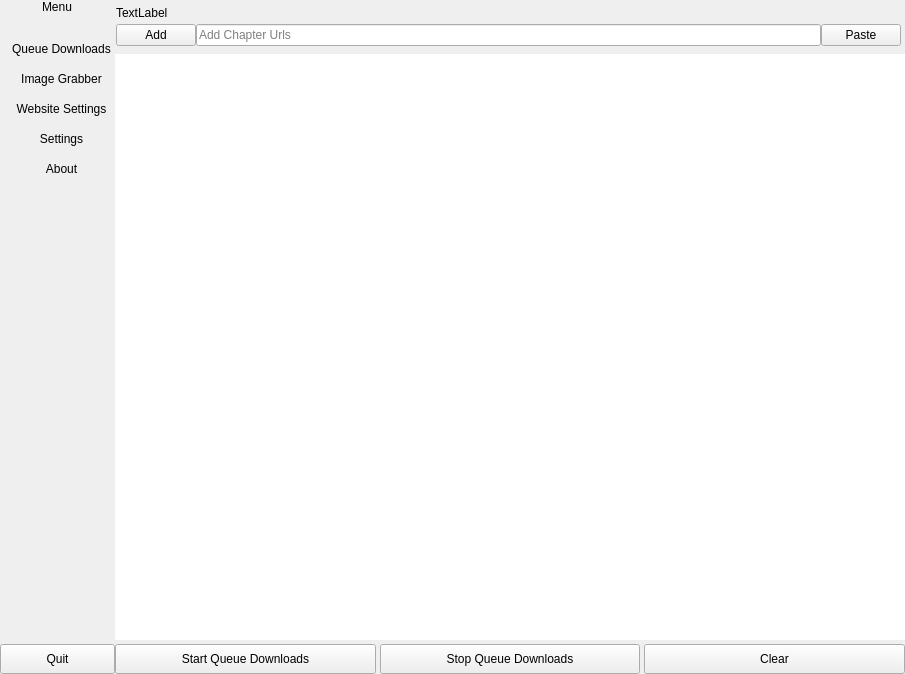
<?xml version="1.0" encoding="UTF-8"?>
<ui version="4.0">
 <class>MainWindow</class>
 <widget class="QMainWindow" name="MainWindow">
  <property name="geometry">
   <rect>
    <x>0</x>
    <y>0</y>
    <width>905</width>
    <height>674</height>
   </rect>
  </property>
  <property name="windowTitle">
   <string>MainWindow</string>
  </property>
  <widget class="QWidget" name="centralwidget">
   <layout class="QHBoxLayout" name="horizontalLayout">
    <property name="spacing">
     <number>0</number>
    </property>
    <property name="leftMargin">
     <number>0</number>
    </property>
    <property name="topMargin">
     <number>0</number>
    </property>
    <property name="rightMargin">
     <number>0</number>
    </property>
    <property name="bottomMargin">
     <number>0</number>
    </property>
    <item>
     <widget class="QFrame" name="main_side_menu_frame">
      <property name="frameShape">
       <enum>QFrame::Shape::NoFrame</enum>
      </property>
      <property name="frameShadow">
       <enum>QFrame::Shadow::Plain</enum>
      </property>
      <property name="lineWidth">
       <number>0</number>
      </property>
      <layout class="QVBoxLayout" name="verticalLayout">
       <property name="spacing">
        <number>0</number>
       </property>
       <property name="leftMargin">
        <number>0</number>
       </property>
       <property name="topMargin">
        <number>0</number>
       </property>
       <property name="rightMargin">
        <number>0</number>
       </property>
       <property name="bottomMargin">
        <number>0</number>
       </property>
       <item alignment="Qt::AlignmentFlag::AlignHCenter|Qt::AlignmentFlag::AlignVCenter">
        <widget class="QLabel" name="label">
         <property name="text">
          <string>Menu</string>
         </property>
        </widget>
       </item>
       <item alignment="Qt::AlignmentFlag::AlignHCenter|Qt::AlignmentFlag::AlignVCenter">
        <widget class="QFrame" name="stacked_buttons_Frame">
         <property name="lineWidth">
          <number>0</number>
         </property>
         <layout class="QVBoxLayout" name="verticalLayout_2">
          <property name="spacing">
           <number>0</number>
          </property>
          <property name="leftMargin">
           <number>8</number>
          </property>
          <property name="topMargin">
           <number>20</number>
          </property>
          <property name="rightMargin">
           <number>0</number>
          </property>
          <property name="bottomMargin">
           <number>0</number>
          </property>
          <item>
           <widget class="QPushButton" name="queue_downloads_bt">
            <property name="minimumSize">
             <size>
              <width>0</width>
              <height>30</height>
             </size>
            </property>
            <property name="text">
             <string>Queue Downloads</string>
            </property>
            <property name="checkable">
             <bool>true</bool>
            </property>
            <property name="autoExclusive">
             <bool>true</bool>
            </property>
            <property name="flat">
             <bool>true</bool>
            </property>
           </widget>
          </item>
          <item>
           <widget class="QPushButton" name="url_image_grabber_bt">
            <property name="minimumSize">
             <size>
              <width>0</width>
              <height>30</height>
             </size>
            </property>
            <property name="text">
             <string>Image Grabber</string>
            </property>
            <property name="checkable">
             <bool>true</bool>
            </property>
            <property name="autoExclusive">
             <bool>true</bool>
            </property>
            <property name="flat">
             <bool>true</bool>
            </property>
           </widget>
          </item>
          <item>
           <widget class="QPushButton" name="website_settings_bt">
            <property name="minimumSize">
             <size>
              <width>0</width>
              <height>30</height>
             </size>
            </property>
            <property name="text">
             <string>Website Settings</string>
            </property>
            <property name="checkable">
             <bool>true</bool>
            </property>
            <property name="autoExclusive">
             <bool>true</bool>
            </property>
            <property name="flat">
             <bool>true</bool>
            </property>
           </widget>
          </item>
          <item>
           <widget class="QPushButton" name="settings_bt">
            <property name="minimumSize">
             <size>
              <width>0</width>
              <height>30</height>
             </size>
            </property>
            <property name="text">
             <string>Settings</string>
            </property>
            <property name="checkable">
             <bool>true</bool>
            </property>
            <property name="autoExclusive">
             <bool>true</bool>
            </property>
            <property name="flat">
             <bool>true</bool>
            </property>
           </widget>
          </item>
          <item>
           <widget class="QPushButton" name="about_bt">
            <property name="minimumSize">
             <size>
              <width>0</width>
              <height>30</height>
             </size>
            </property>
            <property name="text">
             <string>About</string>
            </property>
            <property name="checkable">
             <bool>true</bool>
            </property>
            <property name="autoExclusive">
             <bool>true</bool>
            </property>
            <property name="flat">
             <bool>true</bool>
            </property>
           </widget>
          </item>
         </layout>
        </widget>
       </item>
       <item>
        <spacer name="verticalSpacer">
         <property name="orientation">
          <enum>Qt::Orientation::Vertical</enum>
         </property>
         <property name="sizeHint" stdset="0">
          <size>
           <width>20</width>
           <height>40</height>
          </size>
         </property>
        </spacer>
       </item>
       <item>
        <widget class="QPushButton" name="quit_bt">
         <property name="minimumSize">
          <size>
           <width>0</width>
           <height>30</height>
          </size>
         </property>
         <property name="text">
          <string>Quit</string>
         </property>
        </widget>
       </item>
      </layout>
     </widget>
    </item>
    <item>
     <widget class="QStackedWidget" name="main_body_stackedWidget">
      <property name="currentIndex">
       <number>0</number>
      </property>
      <widget class="QWidget" name="queue_downloads_page_2">
       <layout class="QHBoxLayout" name="horizontalLayout_19">
        <property name="spacing">
         <number>0</number>
        </property>
        <property name="leftMargin">
         <number>0</number>
        </property>
        <property name="topMargin">
         <number>0</number>
        </property>
        <property name="rightMargin">
         <number>0</number>
        </property>
        <property name="bottomMargin">
         <number>0</number>
        </property>
        <item>
         <widget class="QFrame" name="chapterListFrame_gc">
          <layout class="QVBoxLayout" name="verticalLayout_7">
           <property name="spacing">
            <number>4</number>
           </property>
           <property name="leftMargin">
            <number>0</number>
           </property>
           <property name="topMargin">
            <number>0</number>
           </property>
           <property name="rightMargin">
            <number>0</number>
           </property>
           <property name="bottomMargin">
            <number>0</number>
           </property>
           <item>
            <widget class="QFrame" name="verticalFrame">
             <layout class="QVBoxLayout" name="verticalLayout_12">
              <property name="spacing">
               <number>4</number>
              </property>
              <property name="leftMargin">
               <number>1</number>
              </property>
              <property name="topMargin">
               <number>6</number>
              </property>
              <property name="rightMargin">
               <number>4</number>
              </property>
              <property name="bottomMargin">
               <number>4</number>
              </property>
              <item>
               <widget class="QLabel" name="lb_quide_add_urls_qd">
                <property name="text">
                 <string>TextLabel</string>
                </property>
               </widget>
              </item>
              <item>
               <widget class="QFrame" name="horizontalFrame_6">
                <layout class="QHBoxLayout" name="horizontalLayout_9">
                 <property name="spacing">
                  <number>0</number>
                 </property>
                 <property name="leftMargin">
                  <number>0</number>
                 </property>
                 <property name="topMargin">
                  <number>0</number>
                 </property>
                 <property name="rightMargin">
                  <number>0</number>
                 </property>
                 <property name="bottomMargin">
                  <number>0</number>
                 </property>
                 <item alignment="Qt::AlignmentFlag::AlignLeft">
                  <widget class="QPushButton" name="bt_add_chapters_qd">
                   <property name="text">
                    <string>Add</string>
                   </property>
                  </widget>
                 </item>
                 <item>
                  <widget class="QLineEdit" name="le_add_chapter_urls_qd">
                   <property name="sizePolicy">
                    <sizepolicy hsizetype="Expanding" vsizetype="Fixed">
                     <horstretch>0</horstretch>
                     <verstretch>0</verstretch>
                    </sizepolicy>
                   </property>
                   <property name="toolTip">
                    <string>&lt;html&gt;&lt;head/&gt;&lt;body&gt;&lt;p&gt;&lt;br/&gt;&lt;/p&gt;&lt;/body&gt;&lt;/html&gt;</string>
                   </property>
                   <property name="placeholderText">
                    <string>Add Chapter Urls</string>
                   </property>
                   <property name="clearButtonEnabled">
                    <bool>true</bool>
                   </property>
                  </widget>
                 </item>
                 <item>
                  <widget class="QPushButton" name="bt_paste_qd">
                   <property name="text">
                    <string>Paste</string>
                   </property>
                  </widget>
                 </item>
                </layout>
               </widget>
              </item>
             </layout>
            </widget>
           </item>
           <item>
            <widget class="QFrame" name="verticalFrame_3">
             <layout class="QVBoxLayout" name="verticalLayout_8">
              <property name="spacing">
               <number>4</number>
              </property>
              <property name="leftMargin">
               <number>0</number>
              </property>
              <property name="topMargin">
               <number>0</number>
              </property>
              <property name="rightMargin">
               <number>0</number>
              </property>
              <property name="bottomMargin">
               <number>0</number>
              </property>
              <item>
               <widget class="QListWidget" name="listWidget_queue_downloads_gc">
                <property name="frameShape">
                 <enum>QFrame::Shape::NoFrame</enum>
                </property>
                <property name="selectionMode">
                 <enum>QAbstractItemView::SelectionMode::MultiSelection</enum>
                </property>
               </widget>
              </item>
             </layout>
            </widget>
           </item>
           <item>
            <widget class="QFrame" name="horizontalFrame_7">
             <layout class="QHBoxLayout" name="horizontalLayout_10">
              <property name="spacing">
               <number>4</number>
              </property>
              <property name="leftMargin">
               <number>0</number>
              </property>
              <property name="topMargin">
               <number>0</number>
              </property>
              <property name="rightMargin">
               <number>0</number>
              </property>
              <property name="bottomMargin">
               <number>0</number>
              </property>
              <item>
               <widget class="QPushButton" name="bt_start_queue_downloads_qd">
                <property name="minimumSize">
                 <size>
                  <width>0</width>
                  <height>30</height>
                 </size>
                </property>
                <property name="text">
                 <string>Start Queue Downloads</string>
                </property>
               </widget>
              </item>
              <item>
               <widget class="QPushButton" name="bt_stop_queue_downloads_qd">
                <property name="minimumSize">
                 <size>
                  <width>0</width>
                  <height>30</height>
                 </size>
                </property>
                <property name="text">
                 <string>Stop Queue Downloads</string>
                </property>
               </widget>
              </item>
              <item>
               <widget class="QPushButton" name="bt_clear_queue_gd">
                <property name="minimumSize">
                 <size>
                  <width>0</width>
                  <height>30</height>
                 </size>
                </property>
                <property name="text">
                 <string>Clear</string>
                </property>
               </widget>
              </item>
             </layout>
            </widget>
           </item>
          </layout>
         </widget>
        </item>
       </layout>
      </widget>
      <widget class="QWidget" name="Image_Grabber_3">
       <layout class="QVBoxLayout" name="verticalLayout_13">
        <property name="spacing">
         <number>0</number>
        </property>
        <property name="leftMargin">
         <number>0</number>
        </property>
        <property name="topMargin">
         <number>0</number>
        </property>
        <property name="rightMargin">
         <number>0</number>
        </property>
        <property name="bottomMargin">
         <number>0</number>
        </property>
        <item>
         <widget class="QFrame" name="horizontalFrame_11">
          <layout class="QHBoxLayout" name="horizontalLayout_14">
           <property name="spacing">
            <number>0</number>
           </property>
           <property name="leftMargin">
            <number>0</number>
           </property>
           <property name="topMargin">
            <number>0</number>
           </property>
           <property name="rightMargin">
            <number>0</number>
           </property>
           <property name="bottomMargin">
            <number>0</number>
           </property>
           <item>
            <widget class="QPushButton" name="bt_get_uig">
             <property name="text">
              <string>Get</string>
             </property>
            </widget>
           </item>
           <item>
            <widget class="QLineEdit" name="lineEdit_get_uig">
             <property name="placeholderText">
              <string>add chapter page url</string>
             </property>
             <property name="clearButtonEnabled">
              <bool>true</bool>
             </property>
            </widget>
           </item>
           <item>
            <widget class="QPushButton" name="bt_paste_uig">
             <property name="text">
              <string>Paste</string>
             </property>
            </widget>
           </item>
          </layout>
         </widget>
        </item>
        <item>
         <widget class="QFrame" name="chapterListFrame_uig">
          <layout class="QVBoxLayout" name="verticalLayout_9">
           <property name="spacing">
            <number>0</number>
           </property>
           <property name="leftMargin">
            <number>0</number>
           </property>
           <property name="topMargin">
            <number>0</number>
           </property>
           <property name="rightMargin">
            <number>0</number>
           </property>
           <property name="bottomMargin">
            <number>0</number>
           </property>
           <item>
            <widget class="QFrame" name="horizontalFrame_8">
             <layout class="QHBoxLayout" name="horizontalLayout_8">
              <property name="leftMargin">
               <number>0</number>
              </property>
              <property name="topMargin">
               <number>0</number>
              </property>
              <property name="rightMargin">
               <number>0</number>
              </property>
              <property name="bottomMargin">
               <number>0</number>
              </property>
             </layout>
            </widget>
           </item>
           <item>
            <widget class="QFrame" name="horizontalFrame_9">
             <property name="sizePolicy">
              <sizepolicy hsizetype="Preferred" vsizetype="Preferred">
               <horstretch>0</horstretch>
               <verstretch>0</verstretch>
              </sizepolicy>
             </property>
             <layout class="QHBoxLayout" name="horizontalLayout_12">
              <property name="spacing">
               <number>4</number>
              </property>
              <property name="leftMargin">
               <number>0</number>
              </property>
              <property name="topMargin">
               <number>0</number>
              </property>
              <property name="rightMargin">
               <number>0</number>
              </property>
              <property name="bottomMargin">
               <number>0</number>
              </property>
             </layout>
            </widget>
           </item>
           <item>
            <widget class="QFrame" name="verticalFrame_4">
             <layout class="QVBoxLayout" name="verticalLayout_10">
              <property name="spacing">
               <number>4</number>
              </property>
              <property name="leftMargin">
               <number>0</number>
              </property>
              <property name="topMargin">
               <number>0</number>
              </property>
              <property name="rightMargin">
               <number>0</number>
              </property>
              <property name="bottomMargin">
               <number>0</number>
              </property>
              <item>
               <widget class="QListWidget" name="listWidget_urls_ig">
                <property name="focusPolicy">
                 <enum>Qt::FocusPolicy::StrongFocus</enum>
                </property>
                <property name="frameShape">
                 <enum>QFrame::Shape::NoFrame</enum>
                </property>
                <property name="selectionMode">
                 <enum>QAbstractItemView::SelectionMode::MultiSelection</enum>
                </property>
               </widget>
              </item>
             </layout>
            </widget>
           </item>
           <item>
            <widget class="QFrame" name="horizontalFrame_10">
             <layout class="QHBoxLayout" name="horizontalLayout_13">
              <property name="spacing">
               <number>4</number>
              </property>
              <property name="leftMargin">
               <number>0</number>
              </property>
              <property name="topMargin">
               <number>0</number>
              </property>
              <property name="rightMargin">
               <number>0</number>
              </property>
              <property name="bottomMargin">
               <number>0</number>
              </property>
              <item>
               <widget class="QPushButton" name="bt_download_chapters_uig">
                <property name="minimumSize">
                 <size>
                  <width>0</width>
                  <height>30</height>
                 </size>
                </property>
                <property name="text">
                 <string>Download</string>
                </property>
               </widget>
              </item>
              <item>
               <widget class="QPushButton" name="bt_remove_chapters_uig">
                <property name="minimumSize">
                 <size>
                  <width>0</width>
                  <height>30</height>
                 </size>
                </property>
                <property name="text">
                 <string>Remove</string>
                </property>
               </widget>
              </item>
             </layout>
            </widget>
           </item>
          </layout>
         </widget>
        </item>
       </layout>
      </widget>
      <widget class="QWidget" name="Settings">
       <layout class="QGridLayout" name="gridLayout">
        <item row="0" column="0">
         <widget class="QGroupBox" name="groupBox">
          <property name="sizePolicy">
           <sizepolicy hsizetype="Preferred" vsizetype="Fixed">
            <horstretch>0</horstretch>
            <verstretch>0</verstretch>
           </sizepolicy>
          </property>
          <property name="title">
           <string>Downloads Path</string>
          </property>
          <layout class="QHBoxLayout" name="horizontalLayout_2">
           <item>
            <widget class="QPushButton" name="bt_select_output_bath">
             <property name="text">
              <string>Select Path</string>
             </property>
            </widget>
           </item>
           <item>
            <widget class="QLineEdit" name="le_output_path">
             <property name="text">
              <string/>
             </property>
             <property name="readOnly">
              <bool>true</bool>
             </property>
             <property name="placeholderText">
              <string>path</string>
             </property>
            </widget>
           </item>
          </layout>
         </widget>
        </item>
       </layout>
      </widget>
      <widget class="QWidget" name="website_settings_page_ws">
       <layout class="QVBoxLayout" name="verticalLayout_6">
        <item>
         <widget class="QFrame" name="horizontalFrame">
          <layout class="QHBoxLayout" name="horizontalLayout_3">
           <property name="spacing">
            <number>0</number>
           </property>
           <item>
            <widget class="QFrame" name="verticalFrame_2">
             <property name="maximumSize">
              <size>
               <width>250</width>
               <height>16777215</height>
              </size>
             </property>
             <layout class="QVBoxLayout" name="verticalLayout_5">
              <property name="spacing">
               <number>0</number>
              </property>
              <property name="leftMargin">
               <number>0</number>
              </property>
              <property name="topMargin">
               <number>0</number>
              </property>
              <property name="rightMargin">
               <number>0</number>
              </property>
              <property name="bottomMargin">
               <number>0</number>
              </property>
              <item>
               <widget class="QFrame" name="horizontalFrame">
                <layout class="QHBoxLayout" name="horizontalLayout_4">
                 <property name="spacing">
                  <number>0</number>
                 </property>
                 <property name="leftMargin">
                  <number>1</number>
                 </property>
                 <property name="topMargin">
                  <number>1</number>
                 </property>
                 <property name="rightMargin">
                  <number>1</number>
                 </property>
                 <property name="bottomMargin">
                  <number>1</number>
                 </property>
                 <item>
                  <widget class="QLineEdit" name="le_add_website_ws">
                   <property name="placeholderText">
                    <string>websiteName.com</string>
                   </property>
                  </widget>
                 </item>
                 <item>
                  <widget class="QPushButton" name="bt_add_website_ws">
                   <property name="text">
                    <string>Add</string>
                   </property>
                  </widget>
                 </item>
                </layout>
               </widget>
              </item>
              <item>
               <widget class="QListWidget" name="listWidget_ws"/>
              </item>
             </layout>
            </widget>
           </item>
           <item alignment="Qt::AlignmentFlag::AlignTop">
            <widget class="QStackedWidget" name="verticalStackedWidget_ws">
             <property name="minimumSize">
              <size>
               <width>33</width>
               <height>0</height>
              </size>
             </property>
             <widget class="QWidget" name="web_config_stacked_ws">
              <layout class="QVBoxLayout" name="verticalLayout_4">
               <property name="spacing">
                <number>10</number>
               </property>
               <property name="leftMargin">
                <number>0</number>
               </property>
               <property name="topMargin">
                <number>0</number>
               </property>
               <property name="rightMargin">
                <number>0</number>
               </property>
               <property name="bottomMargin">
                <number>0</number>
               </property>
               <item>
                <widget class="QLabel" name="lb_web_name_config_ws">
                 <property name="font">
                  <font>
                   <pointsize>17</pointsize>
                  </font>
                 </property>
                 <property name="text">
                  <string>websiteName</string>
                 </property>
                 <property name="alignment">
                  <set>Qt::AlignmentFlag::AlignCenter</set>
                 </property>
                </widget>
               </item>
               <item>
                <widget class="Line" name="line">
                 <property name="orientation">
                  <enum>Qt::Orientation::Horizontal</enum>
                 </property>
                </widget>
               </item>
               <item>
                <widget class="QGroupBox" name="gb_source_title_ws">
                 <property name="sizePolicy">
                  <sizepolicy hsizetype="Preferred" vsizetype="Fixed">
                   <horstretch>0</horstretch>
                   <verstretch>0</verstretch>
                  </sizepolicy>
                 </property>
                 <property name="maximumSize">
                  <size>
                   <width>16777215</width>
                   <height>16666</height>
                  </size>
                 </property>
                 <property name="title">
                  <string>Source for title and chapter number</string>
                 </property>
                 <layout class="QHBoxLayout" name="horizontalLayout_6">
                  <item>
                   <widget class="QRadioButton" name="rb_title_html_ws">
                    <property name="text">
                     <string>HTML Title</string>
                    </property>
                   </widget>
                  </item>
                  <item>
                   <widget class="QRadioButton" name="rb_title_url_ws">
                    <property name="text">
                     <string>URL</string>
                    </property>
                   </widget>
                  </item>
                 </layout>
                </widget>
               </item>
               <item>
                <widget class="QGroupBox" name="gb_group_naming_ws">
                 <property name="minimumSize">
                  <size>
                   <width>0</width>
                   <height>0</height>
                  </size>
                 </property>
                 <property name="maximumSize">
                  <size>
                   <width>16777215</width>
                   <height>200</height>
                  </size>
                 </property>
                 <property name="title">
                  <string>Image Naming</string>
                 </property>
                 <layout class="QHBoxLayout" name="horizontalLayout_5">
                  <item>
                   <widget class="QRadioButton" name="rb_image_naming_kof_ws">
                    <property name="text">
                     <string>Keep original filenames</string>
                    </property>
                   </widget>
                  </item>
                  <item>
                   <widget class="QRadioButton" name="rb_image_naming_rtsn_ws">
                    <property name="text">
                     <string>Rename to sequential numbers (01, 02, 03...)</string>
                    </property>
                   </widget>
                  </item>
                 </layout>
                </widget>
               </item>
               <item>
                <widget class="Line" name="line_2">
                 <property name="orientation">
                  <enum>Qt::Orientation::Horizontal</enum>
                 </property>
                </widget>
               </item>
               <item>
                <widget class="QPushButton" name="bt_save_web_config_ws">
                 <property name="text">
                  <string>Save</string>
                 </property>
                </widget>
               </item>
              </layout>
             </widget>
             <widget class="QWidget" name="non_web_config_selected_stacked_ws">
              <property name="minimumSize">
               <size>
                <width>0</width>
                <height>0</height>
               </size>
              </property>
              <layout class="QVBoxLayout" name="verticalLayout_11">
               <item>
                <widget class="QLabel" name="lb_no_web_config_selected_ws">
                 <property name="font">
                  <font>
                   <pointsize>22</pointsize>
                  </font>
                 </property>
                 <property name="text">
                  <string>Add or Select website
to create config</string>
                 </property>
                 <property name="alignment">
                  <set>Qt::AlignmentFlag::AlignCenter</set>
                 </property>
                </widget>
               </item>
              </layout>
             </widget>
            </widget>
           </item>
          </layout>
         </widget>
        </item>
       </layout>
      </widget>
      <widget class="QWidget" name="about_page">
       <layout class="QVBoxLayout" name="verticalLayout_3">
        <property name="spacing">
         <number>0</number>
        </property>
        <property name="leftMargin">
         <number>0</number>
        </property>
        <property name="topMargin">
         <number>0</number>
        </property>
        <property name="rightMargin">
         <number>0</number>
        </property>
        <property name="bottomMargin">
         <number>0</number>
        </property>
        <item>
         <widget class="QTextBrowser" name="textBrowser_about_page">
          <property name="frameShape">
           <enum>QFrame::Shape::NoFrame</enum>
          </property>
          <property name="frameShadow">
           <enum>QFrame::Shadow::Sunken</enum>
          </property>
          <property name="lineWidth">
           <number>6</number>
          </property>
         </widget>
        </item>
       </layout>
      </widget>
     </widget>
    </item>
   </layout>
  </widget>
 </widget>
 <resources/>
 <connections/>
</ui>
